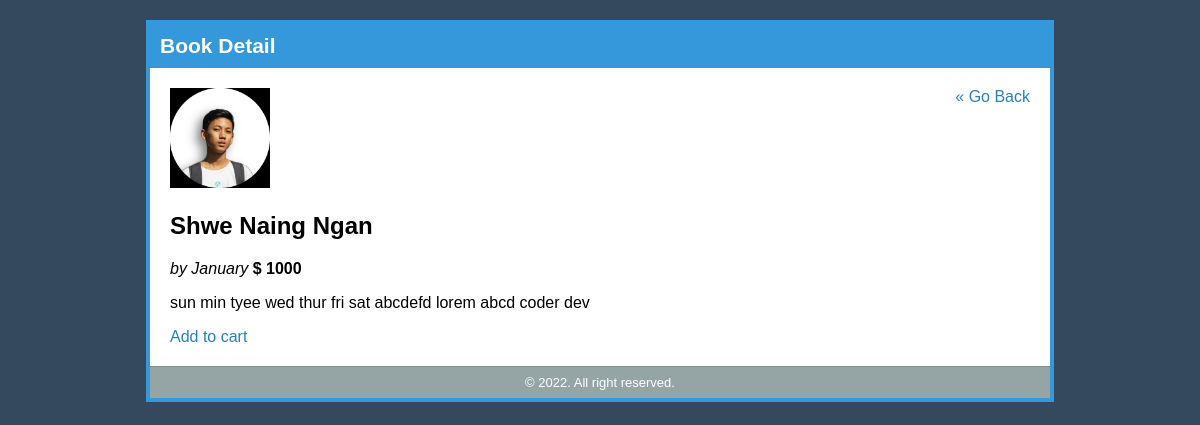
/book-detail.php?id=44, run on the app's committed database.
### tables this page shows
CREATE TABLE `books` (
  `id` int(11) NOT NULL,
  `title` varchar(255) NOT NULL,
  `author` varchar(255) NOT NULL,
  `summary` text NOT NULL,
  `price` float NOT NULL,
  `category_id` int(11) NOT NULL,
  `cover` varchar(255) DEFAULT NULL,
  `created_date` datetime NOT NULL,
  `modified_date` datetime NOT NULL
);

### book-detail.php (the view, shortened to what this page needs)
<!DOCTYPE html>
<html lang="en">
<head>
     <link rel="stylesheet" href="uicss/style.css">
</head>
<body>
     <h1>Book Detail</h1>
     <?php
          include("admin/confs/config.php");
          $id = $_GET['id'];
          $books = mysqli_query($conn, "SELECT * FROM books WHERE id = $id ");
          $row = mysqli_fetch_assoc($books);
     ?>
     <div class="detail">
          <a href="index.php" class="back"> &laquo; Go Back </a>
          <img src="admin/covers/<?php echo $row['cover'] ?>" alt="book cover" height="100">
          <h2><?php echo $row['title'] ?></h2>
          <i>by <?php echo $row['author'] ?> </i>
          <b>$ <?php echo $row['price'] ?></b>
          <p><?php echo $row['summary'] ?></p>
          <a href="add-to-cart.php" id=" <?php echo $id ?> " > Add to cart </a>
     </div>
     <div class="footer">
          &copy; <?php echo date("Y") ?>. All right reserved.
     </div>
</body>
</html>

### uicss/style.css (style rules this page uses)
html { background: #34495E; }
body { font-family: Arial, Helvetica, sans-serif; width: 900px; background: #e5e5e5; border: 4px solid #3498DB; margin: 20px auto; }
h1 { padding: 10px; font-size: 21px; background: #3498DB; margin: 0; color: #fff; }
a { color: #2980B9; text-decoration: none; }
.footer { clear: both; background: #95A5A6; color: #fff; font-size: 13px; padding: 8px; text-align: center; border-top: 1px solid #7F8C8D; }
.detail { padding: 20px; background: #fff; }
.detail .back { float: right; }

### data on the page
books: cover (picture), title "Shwe Naing Ngan", author "January", price "1000", summary "sun min tyee wed thur fri sat abcdefd lorem abcd coder dev"
